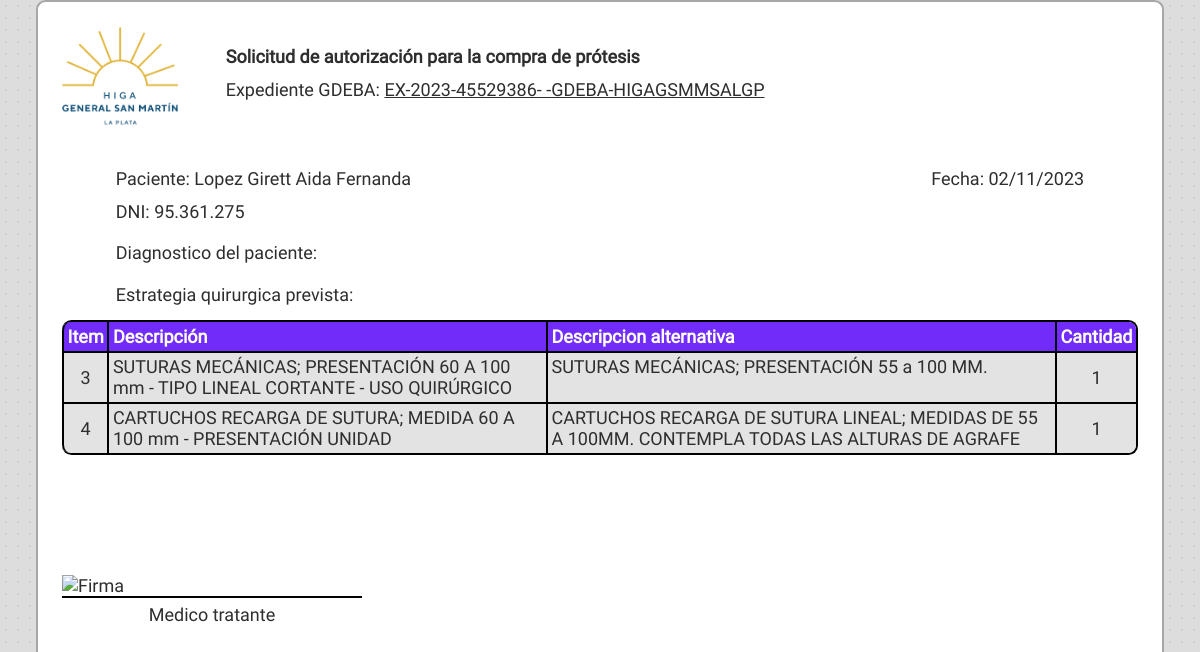
The app's page /app/seguimiento/planillas/prescripcion.php?idSol=40 (signed in) with its own data.
### tables this page shows
CREATE TABLE `solicitudes` (
  `id` int(11) NOT NULL,
  `solicitud` varchar(255) NOT NULL,
  `tipo_solicitud` varchar(255) NOT NULL,
  `fecha_solicitud` date NOT NULL,
  `GDEBA` varchar(255) NOT NULL,
  `items_JSON` longtext NOT NULL CHECK (json_valid(`items_JSON`)),
  `paciente` varchar(255) NOT NULL,
  `dni` varchar(255) NOT NULL,
  `domicilio` varchar(255) NOT NULL,
  `localidad` varchar(255) NOT NULL,
  `sexo` varchar(255) NOT NULL,
  `edad` varchar(255) NOT NULL,
  `tipoDoc` varchar(255) NOT NULL,
  `telefono` varchar(255) NOT NULL,
  `estado` varchar(255) NOT NULL,
  `tipo_cirugia` varchar(255) NOT NULL,
  `fecha_perfeccionamiento` date NOT NULL,
  `sol_provision` varchar(255) NOT NULL,
  `fecha_cirugia` date NOT NULL,
  `comentarios` longtext NOT NULL,
  `nomencladores` text NOT NULL,
  `categoriascie` text NOT NULL,
  `banco` varchar(255) NOT NULL,
  `firmante` varchar(255) NOT NULL,
  `intervencion` varchar(255) NOT NULL
);

CREATE TABLE `items` (
  `id` int(11) NOT NULL,
  `item` int(11) NOT NULL,
  `barcode` varchar(255) NOT NULL,
  `nombre` text NOT NULL,
  `d_corta` text NOT NULL,
  `d_larga` text NOT NULL,
  `estudios` text NOT NULL,
  `stock` int(11) NOT NULL,
  `categoria` varchar(255) NOT NULL,
  `banco` varchar(255) NOT NULL,
  `estado` varchar(255) NOT NULL
);

### app/seguimiento/planillas/prescripcion.php (the view, shortened to what this page needs)
<?php
require_once '../../../app/db/user.php';
$db = new DB();
$pdo = $db->connect();
if (isset($_GET['idSol']) && is_numeric($_GET['idSol'])) {
    $idSol = $_GET['idSol'];
    $query = "SELECT id, DATE_FORMAT(fecha_solicitud, '%d/%m/%Y') AS fecha_solicitud, GDEBA, items_JSON, paciente, dni, nomencladores, categoriascie, firmante FROM solicitudes WHERE id = :idSol";
    $statement = $pdo->prepare($query);
    $statement->bindParam(':idSol', $idSol, PDO::PARAM_INT);
    if ($statement->execute()) {
        $result = $statement->fetch(PDO::FETCH_ASSOC);
        $fecha_solicitud = $result['fecha_solicitud'];
        $items_JSON = $result['items_JSON'];
        $paciente = $result['paciente'];
        $dni = $result['dni'];
        $GDEBA = $result['GDEBA'];
        $firmante = $result['firmante'];
    }
}
$firmQuery = "SELECT matricula, ref, firma FROM users WHERE matricula = :matricula";
try {
    $firmStatement = $pdo->prepare($firmQuery);
    $firmStatement->bindParam(':matricula', $firmante, PDO::PARAM_INT);
    if (!$firmStatement->execute()) {
        throw new PDOException("Error al ejecutar la consulta.");
    }
    $firmResult = $firmStatement->fetch(PDO::FETCH_ASSOC);
    $firma = $firmResult['firma'];
} catch (PDOException $e) {
    echo "Error: " . $e->getMessage();
}
?>
<!DOCTYPE html>
<html lang="es-AR">
<head>
    <link rel="stylesheet" href="/Banco/public/css/base.css">
    <link rel="stylesheet" href="/Banco/public/css/header.css">
    <link rel="stylesheet" href="/Banco/public/css/prescripcion.css">
    <link rel="stylesheet" href="/Banco/public/css/table.css">
</head>
<body>
    <article>
        <div class="cabecera">
            <img src="/Banco/public/image/hsmlogo.png" width="auto" height="100vw">
            <div class="text">
                <h1>Solicitud de autorización para la compra de prótesis</h1>
                <p>Expediente GDEBA: <u><?php echo $GDEBA ?></u></p>
            </div>
        </div>
        <div class="datos" style="width: 90%;">
            <div class="first">
                <p>Paciente: <?php echo $paciente ?></p>
                <p>Fecha: <?php echo $fecha_solicitud ?></p>
            </div>
            <p>DNI: <?php echo $dni ?></p>
            <p style="margin-top: 1.7vw;">Diagnostico del paciente:</p>
            <p style="margin-top: 1.7vw;">Estrategia quirurgica prevista:</p>
        </div>
        <div class="tabla">
            <table style="margin-top: .8vw;">
                <?php
                $items_array = json_decode($items_JSON, true);
                $html = '<thead>
            <tr>
              <th>Item</th>
              <th>Descripción</th>
              <th>Descripcion alternativa</th>
              <th>Cantidad</th>
            </tr>
          </thead>
          <tbody>';
                foreach ($items_array as $item) {
                    $id = $item['id'];
                    $cantidad = $item['cantidad'];
                    $query = "SELECT item, d_corta, d_larga FROM items WHERE id = :id";
                    $stmt = $pdo->prepare($query);
                    $stmt->bindParam(':id', $id, PDO::PARAM_INT);
                    $stmt->execute();
                    $result = $stmt->fetch(PDO::FETCH_ASSOC);
                    if ($result) {
                        $item = $result['item'];
                        $d_corta = $result['d_corta'];
                        $d_larga = $result['d_larga'];
                        $html .= '<tr>';
                        $html .= '<td style="text-align: center; vertical-align: middle;">' . $item . '</td>';
                        $html .= '<td>' . $d_corta . '</td>';
                        $html .= '<td>' . $d_larga . '</td>';
                        $html .= '<td style="text-align: center; vertical-align: middle;">' . $cantidad . '</td>';
                        $html .= '</tr>';
                    } else {
                        $html .= '<tr>';
                        $html .= '<td colspan="4">No se encontró información para el ID ' . $id . '</td>';
                        $html .= '</tr>';
                    }
                }
                $html .= '</tbody>';
                echo $html;
                ?>
            </table>
            <img alt="Firma" style="height: 23vw; width: auto; margin-top: 10vw;">
            <div class="sign" style="border-top: .2vw; border-left: 0; border-right: 0; border-bottom: 0; border-color: black; border-style: solid; width: 25vw; text-align: center;">
                <p>Medico tratante</p>
            </div>
        </div>
    </article>
</body>
</html>

### public/css/base.css (style rules this page uses)
:root { --color1: #5a24c7; --color2: #712cf9; --color3: #491da1; --color4: #37167a; --color5: #1b0b3b; }
article { padding: 1vw; width: 100%; min-height: calc(100% - 5.5vw); display: flex; flex-direction: column; color: #2e2e2e; font-size: 1vw; }

### public/css/header.css (style rules this page uses)
* { margin: 0; padding: 0; box-sizing: border-box; font-family: "Roboto", sans-serif; }
html { height: 100%; width: 100%; }
body { height: 100%; width: 100%; margin: 0; background-color: #dddddd; background-image: radial-gradient(#cfcfcfd4 0.1vw, transparent 0); background-size: 1vw 1vw; background-position: -19vw -19vw; }

### public/css/prescripcion.css (style rules this page uses)
* { font-size: 1.5vw; }
body { display: flex; justify-content: center; margin: 0; padding: 0; }
article { margin: 0; background-color: #fff; margin: 0 3vw; width: 100%; display: flex; align-items: center; padding: 2vw; border-radius: .8vw; border: 2px #969696d4 solid; }
.cabecera { display: flex; justify-content: flex-start; align-items: center; flex-wrap: nowrap; margin-bottom: 3vw; width: 100%; }
.cabecera img { margin-right: 4vw; }
.cabecera .text { flex-grow: 1; }
h1 { margin-bottom: 1vw; }
.first { display: flex; flex-direction: row; justify-content: space-between; }
p { margin: .5vw 0; }

### public/css/table.css (style rules this page uses)
table { border: 0.2vw solid #000; border-collapse: separate; border-left: 0; border-radius: 0.8vw; border-spacing: 0px; width: 100%; font-size: 1vw; }
thead { display: table-header-group; vertical-align: middle; border-color: inherit; border-collapse: separate; background-color: var(--color2); border-radius: 0.8vw; color: #fff; }
tr { display: table-row; vertical-align: inherit; border-color: inherit; }
th, td { padding: 0.3vw; text-align: left; vertical-align: top; border-left: 0.2vw solid #000; }
td { border-top: 0.2vw solid #000; background-color: #e3e3e3; }
thead:first-child tr:first-child th:first-child, tbody:first-child tr:first-child td:first-child { border-radius: 0.7vw 0 0 0; }
thead:last-child tr:last-child th:first-child, tbody:last-child tr:last-child td:first-child { border-radius: 0 0 0 0.7vw; }
thead tr th:last-child { border-radius: 0 0.6vw 0 0; }
table tr:last-child td:last-child { border-radius: 0 0 0.7vw 0; }

### records on screen
solicitudes: GDEBA "EX-2023-45529386- -GDEBA-HIGAGSMMSALGP", paciente "Lopez Girett Aida Fernanda", dni "95.361.275"
items: item "3", d_corta "SUTURAS MECÁNICAS; PRESENTACIÓN 60 A 100 mm - TIPO LINEAL CORTANTE - USO QUIRÚRGICO", d_larga "SUTURAS MECÁNICAS; PRESENTACIÓN 55 a 100 MM.", cantidad "1"
items: item "4", d_corta "CARTUCHOS RECARGA DE SUTURA; MEDIDA 60 A 100 mm - PRESENTACIÓN UNIDAD", d_larga "CARTUCHOS RECARGA DE SUTURA LINEAL; MEDIDAS DE 55 A 100MM. CONTEMPLA TODAS LAS ALTURAS DE AGRAFE", cantidad "1"

### other values on screen
$fecha_solicitud "02/11/2023"
